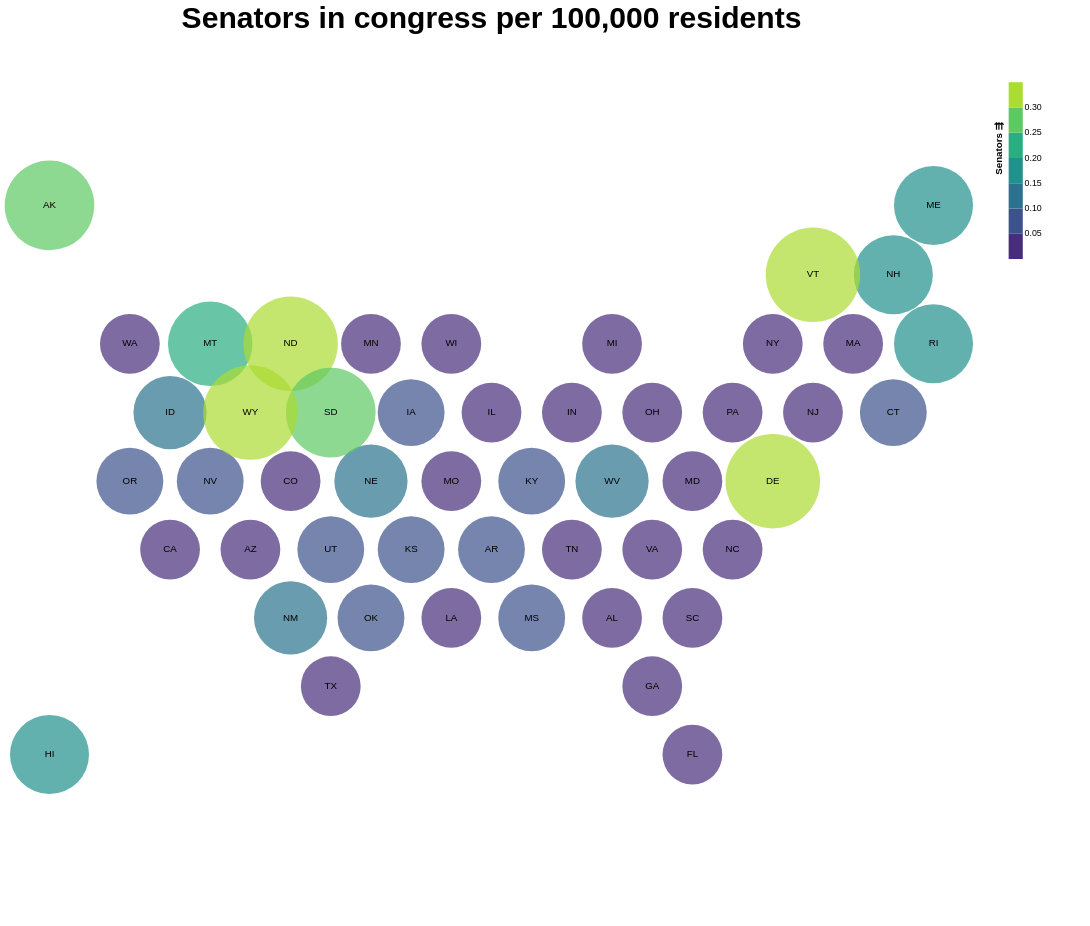

The specification (Vega-Lite) saved for this image:
### Vega specification from a JSON file in a GitHub repository (floating-point values rounded to 4 significant figures)
{"$schema": "https://vega.github.io/schema/vega/v5.json", "background": "white", "padding": 5, "width": 1000, "height": 1000, "title": {"text": ["Senators in congress per 100,000 residents"], "fontSize": 34, "frame": "group"}, "style": "cell", "data": [{"name": "data-c0b37ec7a222f3d0e9fa06c9c4a9ae0e", "values": [{"%-electoral_votes": 1.67, "%-population": 1.55, "%-representatives": 1.61, "%-senators": 2, "Electoral votes per 100K": 0.19, "Population": 4779736, "Representatives per 100K": 0.15, "Senators per 100K": 0.04, "State": "Alabama", "State_Abbr": "AL", "States": "Alabama", "centroid_lat": 0.65, "centroid_lon": 15.0, "state_code": "AL", "type": "Feature", "geometry": {"type": "Polygon", "coordinates": [[[14.0, 0.1], [14.0, 1.2], [15.0, 1.8], [16, 1.2], [16, 0.1], [15.0, -0.5], [14.0, 0.1]]]}}, {"%-electoral_votes": 0.56, "%-population": 0.23, "%-representatives": 0.23, "%-senators": 2, "Electoral votes per 100K": 0.42, "Population": 710231, "Representatives per 100K": 0.14, "Senators per 100K": 0.28, "State": "Alaska", "State_Abbr": "AK", "States": "Alaska", "centroid_lat": 10.85, "centroid_lon": 1.0, "state_code": "AK", "type": "Feature", "geometry": {"type": "Polygon", "coordinates": [[[-3.243e-20, 10.3], [0, 11.4], [1.0, 12.0], [2, 11.4], [2, 10.3], [1.0, 9.7], [-3.243e-20, 10.3]]]}}, {"%-electoral_votes": 2.04, "%-population": 2.07, "%-representatives": 2.07, "%-senators": 2, "Electoral votes per 100K": 0.17, "Population": 6392017, "Representatives per 100K": 0.14, "Senators per 100K": 0.03, "State": "Arizona", "State_Abbr": "AZ", "States": "Arizona", "centroid_lat": 2.35, "centroid_lon": 6.0, "state_code": "AZ", "type": "Feature", "geometry": {"type": "Polygon", "coordinates": [[[5.0, 1.8], [5, 2.9], [6.0, 3.5], [7.0, 2.9], [7.0, 1.8], [6.0, 1.2], [5.0, 1.8]]]}}, {"%-electoral_votes": 1.12, "%-population": 0.94, "%-representatives": 0.92, "%-senators": 2, "Electoral votes per 100K": 0.21, "Population": 2915918, "Representatives per 100K": 0.14, "Senators per 100K": 0.07, "State": "Arkansas", "State_Abbr": "AR", "States": "Arkansas", "centroid_lat": 2.35, "centroid_lon": 12.0, "state_code": "AR", "type": "Feature", "geometry": {"type": "Polygon", "coordinates": [[[11.0, 1.8], [11, 2.9], [12, 3.5], [13.0, 2.9], [13.0, 1.8], [12.0, 1.2], [11.0, 1.8]]]}}, {"%-electoral_votes": 10.22, "%-population": 12.07, "%-representatives": 12.18, "%-senators": 2, "Electoral votes per 100K": 0.15, "Population": 37253956, "Representatives per 100K": 0.14, "Senators per 100K": 0.01, "State": "California", "State_Abbr": "CA", "States": "California", "centroid_lat": 2.35, "centroid_lon": 4, "state_code": "CA", "type": "Feature", "geometry": {"type": "Polygon", "coordinates": [[[3.0, 1.8], [3, 2.9], [4, 3.5], [5, 2.9], [5.0, 1.8], [4, 1.2], [3.0, 1.8]]]}}, {"%-electoral_votes": 1.67, "%-population": 1.63, "%-representatives": 1.61, "%-senators": 2, "Electoral votes per 100K": 0.18, "Population": 5029196, "Representatives per 100K": 0.14, "Senators per 100K": 0.04, "State": "Colorado", "State_Abbr": "CO", "States": "Colorado", "centroid_lat": 4.05, "centroid_lon": 7.0, "state_code": "CO", "type": "Feature", "geometry": {"type": "Polygon", "coordinates": [[[6.0, 3.5], [6.0, 4.6], [7.0, 5.2], [8, 4.6], [8.0, 3.5], [7.0, 2.9], [6.0, 3.5]]]}}, {"%-electoral_votes": 1.3, "%-population": 1.16, "%-representatives": 1.15, "%-senators": 2, "Electoral votes per 100K": 0.2, "Population": 3574097, "Representatives per 100K": 0.14, "Senators per 100K": 0.06, "State": "Connecticut", "State_Abbr": "CT", "States": "Connecticut", "centroid_lat": 5.75, "centroid_lon": 22.0, "state_code": "CT", "type": "Feature", "geometry": {"type": "Polygon", "coordinates": [[[21.0, 5.2], [21.0, 6.3], [22.0, 6.9], [23.0, 6.3], [23.0, 5.2], [22.0, 4.6], [21.0, 5.2]]]}}, {"%-electoral_votes": 0.56, "%-population": 0.19, "%-representatives": 0.23, "%-senators": 2, "Electoral votes per 100K": 0.5, "Population": 601723, "Representatives per 100K": 0.17, "Senators per 100K": 0.33, "State": "Delaware", "State_Abbr": "DE", "States": "Delaware", "centroid_lat": 4.05, "centroid_lon": 19.0, "state_code": "DE", "type": "Feature", "geometry": {"type": "Polygon", "coordinates": [[[18.0, 3.5], [18, 4.6], [19, 5.2], [20, 4.6], [20, 3.5], [19.0, 2.9], [18.0, 3.5]]]}}, {"%-electoral_votes": 5.39, "%-population": 6.09, "%-representatives": 6.21, "%-senators": 2, "Electoral votes per 100K": 0.15, "Population": 18801310, "Representatives per 100K": 0.14, "Senators per 100K": 0.01, "State": "Florida", "State_Abbr": "FL", "States": "Florida", "centroid_lat": -2.75, "centroid_lon": 17, "state_code": "FL", "type": "Feature", "geometry": {"type": "Polygon", "coordinates": [[[16, -2.2], [17.0, -1.6], [18.0, -2.2], [18, -3.3], [17.0, -3.9], [16, -3.3], [16, -2.2]]]}}, {"%-electoral_votes": 2.97, "%-population": 3.14, "%-representatives": 3.22, "%-senators": 2, "Electoral votes per 100K": 0.17, "Population": 9687653, "Representatives per 100K": 0.14, "Senators per 100K": 0.02, "State": "Georgia", "State_Abbr": "GA", "States": "Georgia", "centroid_lat": -1.05, "centroid_lon": 16, "state_code": "GA", "type": "Feature", "geometry": {"type": "Polygon", "coordinates": [[[15.0, -1.6], [15.0, -0.5], [16, 0.1], [17, -0.5], [17.0, -1.6], [16, -2.2], [15.0, -1.6]]]}}, {"%-electoral_votes": 0.74, "%-population": 0.44, "%-representatives": 0.46, "%-senators": 2, "Electoral votes per 100K": 0.29, "Population": 1360301, "Representatives per 100K": 0.15, "Senators per 100K": 0.15, "State": "Hawaii", "State_Abbr": "HI", "States": "Hawaii", "centroid_lat": -2.75, "centroid_lon": 1.0, "state_code": "HI", "type": "Feature", "geometry": {"type": "Polygon", "coordinates": [[[0, -3.3], [3.194e-20, -2.2], [1.0, -1.6], [2.0, -2.2], [2, -3.3], [1.0, -3.9], [0, -3.3]]]}}, {"%-electoral_votes": 0.74, "%-population": 0.51, "%-representatives": 0.46, "%-senators": 2, "Electoral votes per 100K": 0.26, "Population": 1567582, "Representatives per 100K": 0.13, "Senators per 100K": 0.13, "State": "Idaho", "State_Abbr": "ID", "States": "Idaho", "centroid_lat": 5.75, "centroid_lon": 4, "state_code": "ID", "type": "Feature", "geometry": {"type": "Polygon", "coordinates": [[[3.0, 5.2], [3.0, 6.3], [4, 6.9], [5, 6.3], [5.0, 5.2], [4.0, 4.6], [3.0, 5.2]]]}}, {"%-electoral_votes": 3.72, "%-population": 4.16, "%-representatives": 4.14, "%-senators": 2, "Electoral votes per 100K": 0.16, "Population": 12830632, "Representatives per 100K": 0.14, "Senators per 100K": 0.02, "State": "Illinois", "State_Abbr": "IL", "States": "Illinois", "centroid_lat": 5.75, "centroid_lon": 12, "state_code": "IL", "type": "Feature", "geometry": {"type": "Polygon", "coordinates": [[[11.0, 5.2], [11.0, 6.3], [12.0, 6.9], [13.0, 6.3], [13.0, 5.2], [12.0, 4.6], [11.0, 5.2]]]}}, {"%-electoral_votes": 2.04, "%-population": 2.1, "%-representatives": 2.07, "%-senators": 2, "Electoral votes per 100K": 0.17, "Population": 6483802, "Representatives per 100K": 0.14, "Senators per 100K": 0.03, "State": "Indiana", "State_Abbr": "IN", "States": "Indiana", "centroid_lat": 5.75, "centroid_lon": 14.0, "state_code": "IN", "type": "Feature", "geometry": {"type": "Polygon", "coordinates": [[[13.0, 5.2], [13.0, 6.3], [14.0, 6.9], [15.0, 6.3], [15.0, 5.2], [14.0, 4.6], [13.0, 5.2]]]}}, {"%-electoral_votes": 1.12, "%-population": 0.99, "%-representatives": 0.92, "%-senators": 2, "Electoral votes per 100K": 0.2, "Population": 3046355, "Representatives per 100K": 0.13, "Senators per 100K": 0.07, "State": "Iowa", "State_Abbr": "IA", "States": "Iowa", "centroid_lat": 5.75, "centroid_lon": 10, "state_code": "IA", "type": "Feature", "geometry": {"type": "Polygon", "coordinates": [[[9.0, 5.2], [9.0, 6.3], [10, 6.9], [11.0, 6.3], [11.0, 5.2], [10.0, 4.6], [9.0, 5.2]]]}}, {"%-electoral_votes": 1.12, "%-population": 0.92, "%-representatives": 0.92, "%-senators": 2, "Electoral votes per 100K": 0.21, "Population": 2853118, "Representatives per 100K": 0.14, "Senators per 100K": 0.07, "State": "Kansas", "State_Abbr": "KS", "States": "Kansas", "centroid_lat": 2.35, "centroid_lon": 10, "state_code": "KS", "type": "Feature", "geometry": {"type": "Polygon", "coordinates": [[[9.0, 1.8], [9.0, 2.9], [10, 3.5], [11, 2.9], [11.0, 1.8], [10.0, 1.2], [9.0, 1.8]]]}}, {"%-electoral_votes": 1.49, "%-population": 1.41, "%-representatives": 1.38, "%-senators": 2, "Electoral votes per 100K": 0.18, "Population": 4339367, "Representatives per 100K": 0.14, "Senators per 100K": 0.05, "State": "Kentucky", "State_Abbr": "KY", "States": "Kentucky", "centroid_lat": 4.05, "centroid_lon": 13, "state_code": "KY", "type": "Feature", "geometry": {"type": "Polygon", "coordinates": [[[12, 3.5], [12.0, 4.6], [13.0, 5.2], [14.0, 4.6], [14.0, 3.5], [13.0, 2.9], [12, 3.5]]]}}, {"%-electoral_votes": 1.49, "%-population": 1.47, "%-representatives": 1.38, "%-senators": 2, "Electoral votes per 100K": 0.18, "Population": 4533372, "Representatives per 100K": 0.13, "Senators per 100K": 0.04, "State": "Louisiana", "State_Abbr": "LA", "States": "Louisiana", "centroid_lat": 0.65, "centroid_lon": 11.0, "state_code": "LA", "type": "Feature", "geometry": {"type": "Polygon", "coordinates": [[[10.0, 0.1], [10.0, 1.2], [11.0, 1.8], [12.0, 1.2], [12.0, 0.1], [11.0, -0.5], [10.0, 0.1]]]}}, {"%-electoral_votes": 0.74, "%-population": 0.43, "%-representatives": 0.46, "%-senators": 2, "Electoral votes per 100K": 0.3, "Population": 1328361, "Representatives per 100K": 0.15, "Senators per 100K": 0.15, "State": "Maine", "State_Abbr": "ME", "States": "Maine", "centroid_lat": 10.85, "centroid_lon": 23, "state_code": "ME", "type": "Feature", "geometry": {"type": "Polygon", "coordinates": [[[22.0, 11.4], [23.0, 12.0], [24.0, 11.4], [24.0, 10.3], [23.0, 9.7], [22, 10.3], [22.0, 11.4]]]}}, {"%-electoral_votes": 1.86, "%-population": 1.87, "%-representatives": 1.84, "%-senators": 2, "Electoral votes per 100K": 0.17, "Population": 5773552, "Representatives per 100K": 0.14, "Senators per 100K": 0.03, "State": "Maryland", "State_Abbr": "MD", "States": "Maryland", "centroid_lat": 4.05, "centroid_lon": 17.0, "state_code": "MD", "type": "Feature", "geometry": {"type": "Polygon", "coordinates": [[[16, 3.5], [16.0, 4.6], [17.0, 5.2], [18, 4.6], [18.0, 3.5], [17.0, 2.9], [16, 3.5]]]}}, {"%-electoral_votes": 2.04, "%-population": 2.12, "%-representatives": 2.07, "%-senators": 2, "Electoral votes per 100K": 0.17, "Population": 6547629, "Representatives per 100K": 0.14, "Senators per 100K": 0.03, "State": "Massachusetts", "State_Abbr": "MA", "States": "Massachusetts", "centroid_lat": 7.45, "centroid_lon": 21.0, "state_code": "MA", "type": "Feature", "geometry": {"type": "Polygon", "coordinates": [[[20.0, 6.9], [20.0, 8.0], [21, 8.6], [22.0, 8.0], [22.0, 6.9], [21.0, 6.3], [20.0, 6.9]]]}}, {"%-electoral_votes": 2.97, "%-population": 3.2, "%-representatives": 3.22, "%-senators": 2, "Electoral votes per 100K": 0.16, "Population": 9883640, "Representatives per 100K": 0.14, "Senators per 100K": 0.02, "State": "Michigan", "State_Abbr": "MI", "States": "Michigan", "centroid_lat": 7.45, "centroid_lon": 15, "state_code": "MI", "type": "Feature", "geometry": {"type": "Polygon", "coordinates": [[[14.0, 8.0], [15.0, 8.6], [16.0, 8.0], [16.0, 6.9], [15.0, 6.3], [14.0, 6.9], [14.0, 8.0]]]}}, {"%-electoral_votes": 1.86, "%-population": 1.72, "%-representatives": 1.84, "%-senators": 2, "Electoral votes per 100K": 0.19, "Population": 5303925, "Representatives per 100K": 0.15, "Senators per 100K": 0.04, "State": "Minnesota", "State_Abbr": "MN", "States": "Minnesota", "centroid_lat": 7.45, "centroid_lon": 9.0, "state_code": "MN", "type": "Feature", "geometry": {"type": "Polygon", "coordinates": [[[8.0, 6.9], [8.0, 8.0], [9.0, 8.6], [10.0, 8.0], [10, 6.9], [9.0, 6.3], [8.0, 6.9]]]}}, {"%-electoral_votes": 1.12, "%-population": 0.96, "%-representatives": 0.92, "%-senators": 2, "Electoral votes per 100K": 0.2, "Population": 2967297, "Representatives per 100K": 0.13, "Senators per 100K": 0.07, "State": "Mississippi", "State_Abbr": "MS", "States": "Mississippi", "centroid_lat": 0.65, "centroid_lon": 13, "state_code": "MS", "type": "Feature", "geometry": {"type": "Polygon", "coordinates": [[[12.0, 1.2], [13.0, 1.8], [14.0, 1.2], [14.0, 0.1], [13.0, -0.5], [12.0, 0.1], [12.0, 1.2]]]}}, {"%-electoral_votes": 1.86, "%-population": 1.94, "%-representatives": 1.84, "%-senators": 2, "Electoral votes per 100K": 0.17, "Population": 5988927, "Representatives per 100K": 0.13, "Senators per 100K": 0.03, "State": "Missouri", "State_Abbr": "MO", "States": "Missouri", "centroid_lat": 4.05, "centroid_lon": 11, "state_code": "MO", "type": "Feature", "geometry": {"type": "Polygon", "coordinates": [[[10.0, 4.6], [11.0, 5.2], [12.0, 4.6], [12, 3.5], [11, 2.9], [10, 3.5], [10.0, 4.6]]]}}, {"%-electoral_votes": 0.56, "%-population": 0.32, "%-representatives": 0.23, "%-senators": 2, "Electoral votes per 100K": 0.3, "Population": 989415, "Representatives per 100K": 0.1, "Senators per 100K": 0.2, "State": "Montana", "State_Abbr": "MT", "States": "Montana", "centroid_lat": 7.45, "centroid_lon": 5.0, "state_code": "MT", "type": "Feature", "geometry": {"type": "Polygon", "coordinates": [[[4, 6.9], [4.0, 8.0], [5.0, 8.6], [6, 8.0], [6.0, 6.9], [5, 6.3], [4, 6.9]]]}}, {"%-electoral_votes": 0.93, "%-population": 0.59, "%-representatives": 0.69, "%-senators": 2, "Electoral votes per 100K": 0.27, "Population": 1826341, "Representatives per 100K": 0.16, "Senators per 100K": 0.11, "State": "Nebraska", "State_Abbr": "NE", "States": "Nebraska", "centroid_lat": 4.05, "centroid_lon": 9.0, "state_code": "NE", "type": "Feature", "geometry": {"type": "Polygon", "coordinates": [[[8.0, 3.5], [8, 4.6], [9.0, 5.2], [10.0, 4.6], [10, 3.5], [9.0, 2.9], [8.0, 3.5]]]}}, {"%-electoral_votes": 1.12, "%-population": 0.87, "%-representatives": 0.92, "%-senators": 2, "Electoral votes per 100K": 0.22, "Population": 2700551, "Representatives per 100K": 0.15, "Senators per 100K": 0.07, "State": "Nevada", "State_Abbr": "NV", "States": "Nevada", "centroid_lat": 4.05, "centroid_lon": 5.0, "state_code": "NV", "type": "Feature", "geometry": {"type": "Polygon", "coordinates": [[[4.0, 4.6], [5.0, 5.2], [6.0, 4.6], [6.0, 3.5], [5, 2.9], [4, 3.5], [4.0, 4.6]]]}}, {"%-electoral_votes": 0.74, "%-population": 0.43, "%-representatives": 0.46, "%-senators": 2, "Electoral votes per 100K": 0.3, "Population": 1316470, "Representatives per 100K": 0.15, "Senators per 100K": 0.15, "State": "New Hampshire", "State_Abbr": "NH", "States": "New Hampshire", "centroid_lat": 9.15, "centroid_lon": 22.0, "state_code": "NH", "type": "Feature", "geometry": {"type": "Polygon", "coordinates": [[[21, 8.6], [21.0, 9.7], [22, 10.3], [23.0, 9.7], [23.0, 8.6], [22.0, 8.0], [21, 8.6]]]}}, {"%-electoral_votes": 2.6, "%-population": 2.85, "%-representatives": 2.76, "%-senators": 2, "Electoral votes per 100K": 0.16, "Population": 8791894, "Representatives per 100K": 0.14, "Senators per 100K": 0.02, "State": "New Jersey", "State_Abbr": "NJ", "States": "New Jersey", "centroid_lat": 5.75, "centroid_lon": 20, "state_code": "NJ", "type": "Feature", "geometry": {"type": "Polygon", "coordinates": [[[19, 5.2], [19.0, 6.3], [20.0, 6.9], [21.0, 6.3], [21.0, 5.2], [20, 4.6], [19, 5.2]]]}}, {"%-electoral_votes": 0.93, "%-population": 0.67, "%-representatives": 0.69, "%-senators": 2, "Electoral votes per 100K": 0.24, "Population": 2059179, "Representatives per 100K": 0.15, "Senators per 100K": 0.1, "State": "New Mexico", "State_Abbr": "NM", "States": "New Mexico", "centroid_lat": 0.65, "centroid_lon": 7.0, "state_code": "NM", "type": "Feature", "geometry": {"type": "Polygon", "coordinates": [[[6.0, 0.1], [6.0, 1.2], [7.0, 1.8], [8, 1.2], [8.0, 0.1], [7.0, -0.5], [6.0, 0.1]]]}}, {"%-electoral_votes": 5.39, "%-population": 6.28, "%-representatives": 6.21, "%-senators": 2, "Electoral votes per 100K": 0.15, "Population": 19378102, "Representatives per 100K": 0.14, "Senators per 100K": 0.01, "State": "New York", "State_Abbr": "NY", "States": "New York", "centroid_lat": 7.45, "centroid_lon": 19.0, "state_code": "NY", "type": "Feature", "geometry": {"type": "Polygon", "coordinates": [[[18.0, 6.9], [18.0, 8.0], [19.0, 8.6], [20.0, 8.0], [20.0, 6.9], [19.0, 6.3], [18.0, 6.9]]]}}, {"%-electoral_votes": 2.79, "%-population": 3.09, "%-representatives": 2.99, "%-senators": 2, "Electoral votes per 100K": 0.16, "Population": 9535483, "Representatives per 100K": 0.14, "Senators per 100K": 0.02, "State": "North Carolina", "State_Abbr": "NC", "States": "North Carolina", "centroid_lat": 2.35, "centroid_lon": 18.0, "state_code": "NC", "type": "Feature", "geometry": {"type": "Polygon", "coordinates": [[[17.0, 1.8], [17.0, 2.9], [18.0, 3.5], [19.0, 2.9], [19.0, 1.8], [18.0, 1.2], [17.0, 1.8]]]}}, {"%-electoral_votes": 0.56, "%-population": 0.22, "%-representatives": 0.23, "%-senators": 2, "Electoral votes per 100K": 0.45, "Population": 672591, "Representatives per 100K": 0.15, "Senators per 100K": 0.3, "State": "North Dakota", "State_Abbr": "ND", "States": "North Dakota", "centroid_lat": 7.45, "centroid_lon": 7.0, "state_code": "ND", "type": "Feature", "geometry": {"type": "Polygon", "coordinates": [[[6.0, 6.9], [6, 8.0], [7.0, 8.6], [8.0, 8.0], [8.0, 6.9], [7.0, 6.3], [6.0, 6.9]]]}}, {"%-electoral_votes": 3.35, "%-population": 3.74, "%-representatives": 3.68, "%-senators": 2, "Electoral votes per 100K": 0.16, "Population": 11536504, "Representatives per 100K": 0.14, "Senators per 100K": 0.02, "State": "Ohio", "State_Abbr": "OH", "States": "Ohio", "centroid_lat": 5.75, "centroid_lon": 16, "state_code": "OH", "type": "Feature", "geometry": {"type": "Polygon", "coordinates": [[[15.0, 5.2], [15.0, 6.3], [16.0, 6.9], [17.0, 6.3], [17.0, 5.2], [16.0, 4.6], [15.0, 5.2]]]}}, {"%-electoral_votes": 1.3, "%-population": 1.22, "%-representatives": 1.15, "%-senators": 2, "Electoral votes per 100K": 0.19, "Population": 3751351, "Representatives per 100K": 0.13, "Senators per 100K": 0.05, "State": "Oklahoma", "State_Abbr": "OK", "States": "Oklahoma", "centroid_lat": 0.65, "centroid_lon": 9.0, "state_code": "OK", "type": "Feature", "geometry": {"type": "Polygon", "coordinates": [[[8.0, 0.1], [8, 1.2], [9.0, 1.8], [10.0, 1.2], [10.0, 0.1], [9.0, -0.5], [8.0, 0.1]]]}}, {"%-electoral_votes": 1.3, "%-population": 1.24, "%-representatives": 1.15, "%-senators": 2, "Electoral votes per 100K": 0.18, "Population": 3831074, "Representatives per 100K": 0.13, "Senators per 100K": 0.05, "State": "Oregon", "State_Abbr": "OR", "States": "Oregon", "centroid_lat": 4.05, "centroid_lon": 3, "state_code": "OR", "type": "Feature", "geometry": {"type": "Polygon", "coordinates": [[[2.0, 4.6], [3.0, 5.2], [4.0, 4.6], [4, 3.5], [3, 2.9], [2.0, 3.5], [2.0, 4.6]]]}}, {"%-electoral_votes": 3.72, "%-population": 4.11, "%-representatives": 4.14, "%-senators": 2, "Electoral votes per 100K": 0.16, "Population": 12702379, "Representatives per 100K": 0.14, "Senators per 100K": 0.02, "State": "Pennsylvania", "State_Abbr": "PA", "States": "Pennsylvania", "centroid_lat": 5.75, "centroid_lon": 18, "state_code": "PA", "type": "Feature", "geometry": {"type": "Polygon", "coordinates": [[[17.0, 5.2], [17.0, 6.3], [18.0, 6.9], [19.0, 6.3], [19, 5.2], [18, 4.6], [17.0, 5.2]]]}}, {"%-electoral_votes": 0.74, "%-population": 0.34, "%-representatives": 0.46, "%-senators": 2, "Electoral votes per 100K": 0.38, "Population": 1052567, "Representatives per 100K": 0.19, "Senators per 100K": 0.19, "State": "Rhode Island", "State_Abbr": "RI", "States": "Rhode Island", "centroid_lat": 7.45, "centroid_lon": 23.0, "state_code": "RI", "type": "Feature", "geometry": {"type": "Polygon", "coordinates": [[[22.0, 8.0], [23.0, 8.6], [24.0, 8.0], [24.0, 6.9], [23.0, 6.3], [22.0, 6.9], [22.0, 8.0]]]}}, {"%-electoral_votes": 1.67, "%-population": 1.5, "%-representatives": 1.61, "%-senators": 2, "Electoral votes per 100K": 0.19, "Population": 4625364, "Representatives per 100K": 0.15, "Senators per 100K": 0.04, "State": "South Carolina", "State_Abbr": "SC", "States": "South Carolina", "centroid_lat": 0.65, "centroid_lon": 17, "state_code": "SC", "type": "Feature", "geometry": {"type": "Polygon", "coordinates": [[[16, 0.1], [16, 1.2], [17.0, 1.8], [18.0, 1.2], [18.0, 0.1], [17, -0.5], [16, 0.1]]]}}, {"%-electoral_votes": 0.56, "%-population": 0.26, "%-representatives": 0.23, "%-senators": 2, "Electoral votes per 100K": 0.37, "Population": 814180, "Representatives per 100K": 0.12, "Senators per 100K": 0.25, "State": "South Dakota", "State_Abbr": "SD", "States": "South Dakota", "centroid_lat": 5.75, "centroid_lon": 8.0, "state_code": "SD", "type": "Feature", "geometry": {"type": "Polygon", "coordinates": [[[7.0, 6.3], [8.0, 6.9], [9.0, 6.3], [9.0, 5.2], [8, 4.6], [7.0, 5.2], [7.0, 6.3]]]}}, {"%-electoral_votes": 2.04, "%-population": 2.06, "%-representatives": 2.07, "%-senators": 2, "Electoral votes per 100K": 0.17, "Population": 6346105, "Representatives per 100K": 0.14, "Senators per 100K": 0.03, "State": "Tennessee", "State_Abbr": "TN", "States": "Tennessee", "centroid_lat": 2.35, "centroid_lon": 14, "state_code": "TN", "type": "Feature", "geometry": {"type": "Polygon", "coordinates": [[[13.0, 2.9], [14.0, 3.5], [15.0, 2.9], [15.0, 1.8], [14.0, 1.2], [13.0, 1.8], [13.0, 2.9]]]}}, {"%-electoral_votes": 7.06, "%-population": 8.14, "%-representatives": 8.28, "%-senators": 2, "Electoral votes per 100K": 0.15, "Population": 25145561, "Representatives per 100K": 0.14, "Senators per 100K": 0.01, "State": "Texas", "State_Abbr": "TX", "States": "Texas", "centroid_lat": -1.05, "centroid_lon": 8, "state_code": "TX", "type": "Feature", "geometry": {"type": "Polygon", "coordinates": [[[7, -1.6], [7.0, -0.5], [8.0, 0.1], [9.0, -0.5], [9.0, -1.6], [8.0, -2.2], [7, -1.6]]]}}, {"%-electoral_votes": 1.12, "%-population": 0.9, "%-representatives": 0.92, "%-senators": 2, "Electoral votes per 100K": 0.22, "Population": 2763885, "Representatives per 100K": 0.14, "Senators per 100K": 0.07, "State": "Utah", "State_Abbr": "UT", "States": "Utah", "centroid_lat": 2.35, "centroid_lon": 8.0, "state_code": "UT", "type": "Feature", "geometry": {"type": "Polygon", "coordinates": [[[7.0, 2.9], [8.0, 3.5], [9.0, 2.9], [9.0, 1.8], [8, 1.2], [7.0, 1.8], [7.0, 2.9]]]}}, {"%-electoral_votes": 0.56, "%-population": 0.2, "%-representatives": 0.23, "%-senators": 2, "Electoral votes per 100K": 0.48, "Population": 625741, "Representatives per 100K": 0.16, "Senators per 100K": 0.32, "State": "Vermont", "State_Abbr": "VT", "States": "Vermont", "centroid_lat": 9.15, "centroid_lon": 20.0, "state_code": "VT", "type": "Feature", "geometry": {"type": "Polygon", "coordinates": [[[19.0, 8.6], [19.0, 9.7], [20.0, 10.3], [21.0, 9.7], [21, 8.6], [20.0, 8.0], [19.0, 8.6]]]}}, {"%-electoral_votes": 2.42, "%-population": 2.59, "%-representatives": 2.53, "%-senators": 2, "Electoral votes per 100K": 0.16, "Population": 8001024, "Representatives per 100K": 0.14, "Senators per 100K": 0.02, "State": "Virginia", "State_Abbr": "VA", "States": "Virginia", "centroid_lat": 2.35, "centroid_lon": 16.0, "state_code": "VA", "type": "Feature", "geometry": {"type": "Polygon", "coordinates": [[[15.0, 2.9], [16, 3.5], [17.0, 2.9], [17.0, 1.8], [16, 1.2], [15.0, 1.8], [15.0, 2.9]]]}}, {"%-electoral_votes": 2.23, "%-population": 2.18, "%-representatives": 2.3, "%-senators": 2, "Electoral votes per 100K": 0.18, "Population": 6724540, "Representatives per 100K": 0.15, "Senators per 100K": 0.03, "State": "Washington", "State_Abbr": "WA", "States": "Washington", "centroid_lat": 7.45, "centroid_lon": 3, "state_code": "WA", "type": "Feature", "geometry": {"type": "Polygon", "coordinates": [[[2.0, 8.0], [3, 8.6], [4.0, 8.0], [4, 6.9], [3.0, 6.3], [2, 6.9], [2.0, 8.0]]]}}, {"%-electoral_votes": 0.93, "%-population": 0.6, "%-representatives": 0.69, "%-senators": 2, "Electoral votes per 100K": 0.27, "Population": 1852994, "Representatives per 100K": 0.16, "Senators per 100K": 0.11, "State": "West Virginia", "State_Abbr": "WV", "States": "West Virginia", "centroid_lat": 4.05, "centroid_lon": 15.0, "state_code": "WV", "type": "Feature", "geometry": {"type": "Polygon", "coordinates": [[[14.0, 3.5], [14.0, 4.6], [15.0, 5.2], [16.0, 4.6], [16, 3.5], [15.0, 2.9], [14.0, 3.5]]]}}, {"%-electoral_votes": 1.86, "%-population": 1.84, "%-representatives": 1.84, "%-senators": 2, "Electoral votes per 100K": 0.18, "Population": 5686986, "Representatives per 100K": 0.14, "Senators per 100K": 0.04, "State": "Wisconsin", "State_Abbr": "WI", "States": "Wisconsin", "centroid_lat": 7.45, "centroid_lon": 11.0, "state_code": "WI", "type": "Feature", "geometry": {"type": "Polygon", "coordinates": [[[10.0, 8.0], [11.0, 8.6], [12.0, 8.0], [12.0, 6.9], [11.0, 6.3], [10, 6.9], [10.0, 8.0]]]}}, {"%-electoral_votes": 0.56, "%-population": 0.18, "%-representatives": 0.23, "%-senators": 2, "Electoral votes per 100K": 0.53, "Population": 563626, "Representatives per 100K": 0.18, "Senators per 100K": 0.35, "State": "Wyoming", "State_Abbr": "WY", "States": "Wyoming", "centroid_lat": 5.75, "centroid_lon": 6.0, "state_code": "WY", "type": "Feature", "geometry": {"type": "Polygon", "coordinates": [[[5.0, 5.2], [5, 6.3], [6.0, 6.9], [7.0, 6.3], [7.0, 5.2], [6.0, 4.6], [5.0, 5.2]]]}}]}, {"name": "data_1", "source": "data-c0b37ec7a222f3d0e9fa06c9c4a9ae0e", "transform": [{"type": "extent", "field": "Senators per 100K", "signal": "layer_0_bin_maxbins_8_Senators_per_100K_extent"}, {"type": "bin", "field": "Senators per 100K", "as": ["bin_maxbins_8_Senators per 100K", "bin_maxbins_8_Senators per 100K_end"], "signal": "layer_0_bin_maxbins_8_Senators_per_100K_bins", "extent": {"signal": "layer_0_bin_maxbins_8_Senators_per_100K_extent"}, "maxbins": 8}, {"type": "geojson", "fields": ["centroid_lon", "centroid_lat"], "signal": "layer_0_geojson_0"}, {"type": "geopoint", "projection": "projection", "fields": ["centroid_lon", "centroid_lat"], "as": ["layer_0_x", "layer_0_y"]}, {"type": "filter", "expr": "isValid(datum[\"bin_maxbins_8_Senators per 100K\"]) && isFinite(+datum[\"bin_maxbins_8_Senators per 100K\"])"}]}, {"name": "data_2", "source": "data-c0b37ec7a222f3d0e9fa06c9c4a9ae0e", "transform": [{"type": "geojson", "fields": ["centroid_lon", "centroid_lat"], "signal": "layer_1_geojson_0"}, {"type": "geopoint", "projection": "projection", "fields": ["centroid_lon", "centroid_lat"], "as": ["layer_1_x", "layer_1_y"]}]}], "projections": [{"name": "projection", "size": {"signal": "[width, height]"}, "fit": {"signal": "[layer_0_geojson_0, layer_1_geojson_0]"}}], "marks": [{"name": "layer_0_marks", "type": "symbol", "style": ["circle"], "from": {"data": "data_1"}, "encode": {"update": {"opacity": {"value": 0.7}, "fill": {"signal": "scale(\"color\", 0.5 * datum[\"bin_maxbins_8_Senators per 100K\"] + 0.5 * datum[\"bin_maxbins_8_Senators per 100K_end\"])"}, "tooltip": {"signal": "{\"State\": isValid(datum[\"State\"]) ? datum[\"State\"] : \"\"+datum[\"State\"], \"Senators per 100K\": format(datum[\"Senators per 100K\"], \"\"), \"%-population\": format(datum[\"%-population\"], \"\"), \"%-senators\": format(datum[\"%-senators\"], \"\")}"}, "ariaRoleDescription": {"value": "circle"}, "description": {"signal": "\"Senators ⇶: \" + (!isValid(datum[\"bin_maxbins_8_Senators per 100K\"]) || !isFinite(+datum[\"bin_maxbins_8_Senators per 100K\"]) ? \"null\" : format(datum[\"bin_maxbins_8_Senators per 100K\"], \"\") + \" – \" + format(datum[\"bin_maxbins_8_Senators per 100K_end\"], \"\")) + \"; centroid_lat: \" + (format(datum[\"centroid_lat\"], \"\")) + \"; centroid_lon: \" + (format(datum[\"centroid_lon\"], \"\")) + \"; Senators per 100K (binned): \" + (!isValid(datum[\"bin_maxbins_8_Senators per 100K\"]) || !isFinite(+datum[\"bin_maxbins_8_Senators per 100K\"]) ? \"null\" : format(datum[\"bin_maxbins_8_Senators per 100K\"], \"\") + \" – \" + format(datum[\"bin_maxbins_8_Senators per 100K_end\"], \"\")) + \"; State: \" + (isValid(datum[\"State\"]) ? datum[\"State\"] : \"\"+datum[\"State\"]) + \"; Senators per 100K: \" + (format(datum[\"Senators per 100K\"], \"\")) + \"; %-population: \" + (format(datum[\"%-population\"], \"\")) + \"; %-senators: \" + (format(datum[\"%-senators\"], \"\"))"}, "x": {"field": "layer_0_x"}, "y": {"field": "layer_0_y"}, "size": {"signal": "scale(\"size\", 0.5 * datum[\"bin_maxbins_8_Senators per 100K\"] + 0.5 * datum[\"bin_maxbins_8_Senators per 100K_end\"])"}, "shape": {"value": "circle"}}}}, {"name": "layer_1_marks", "type": "text", "style": ["text"], "from": {"data": "data_2"}, "encode": {"update": {"fill": {"value": "black"}, "description": {"signal": "\"centroid_lat: \" + (format(datum[\"centroid_lat\"], \"\")) + \"; centroid_lon: \" + (format(datum[\"centroid_lon\"], \"\")) + \"; state_code: \" + (isValid(datum[\"state_code\"]) ? datum[\"state_code\"] : \"\"+datum[\"state_code\"])"}, "x": {"field": "layer_1_x"}, "y": {"field": "layer_1_y"}, "text": {"signal": "isValid(datum[\"state_code\"]) ? datum[\"state_code\"] : \"\"+datum[\"state_code\"]"}, "align": {"value": "center"}, "baseline": {"value": "middle"}}}}], "scales": [{"name": "color", "type": "bin-ordinal", "range": {"scheme": "viridis"}, "bins": {"signal": "layer_0_bin_maxbins_8_Senators_per_100K_bins"}, "interpolate": "hcl"}, {"name": "size", "type": "linear", "domain": {"signal": "[layer_0_bin_maxbins_8_Senators_per_100K_bins.start, layer_0_bin_maxbins_8_Senators_per_100K_bins.stop]"}, "range": [4000, 12000], "bins": {"signal": "layer_0_bin_maxbins_8_Senators_per_100K_bins"}, "zero": true}], "legends": [{"orient": "right", "padding": 50, "title": "Senators ⇶", "titleOrient": "left", "fill": "color", "symbolType": "circle", "encode": {"symbols": {"update": {"opacity": {"value": 0.7}}}}}], "config": {"style": {"cell": {"stroke": null}}}}
